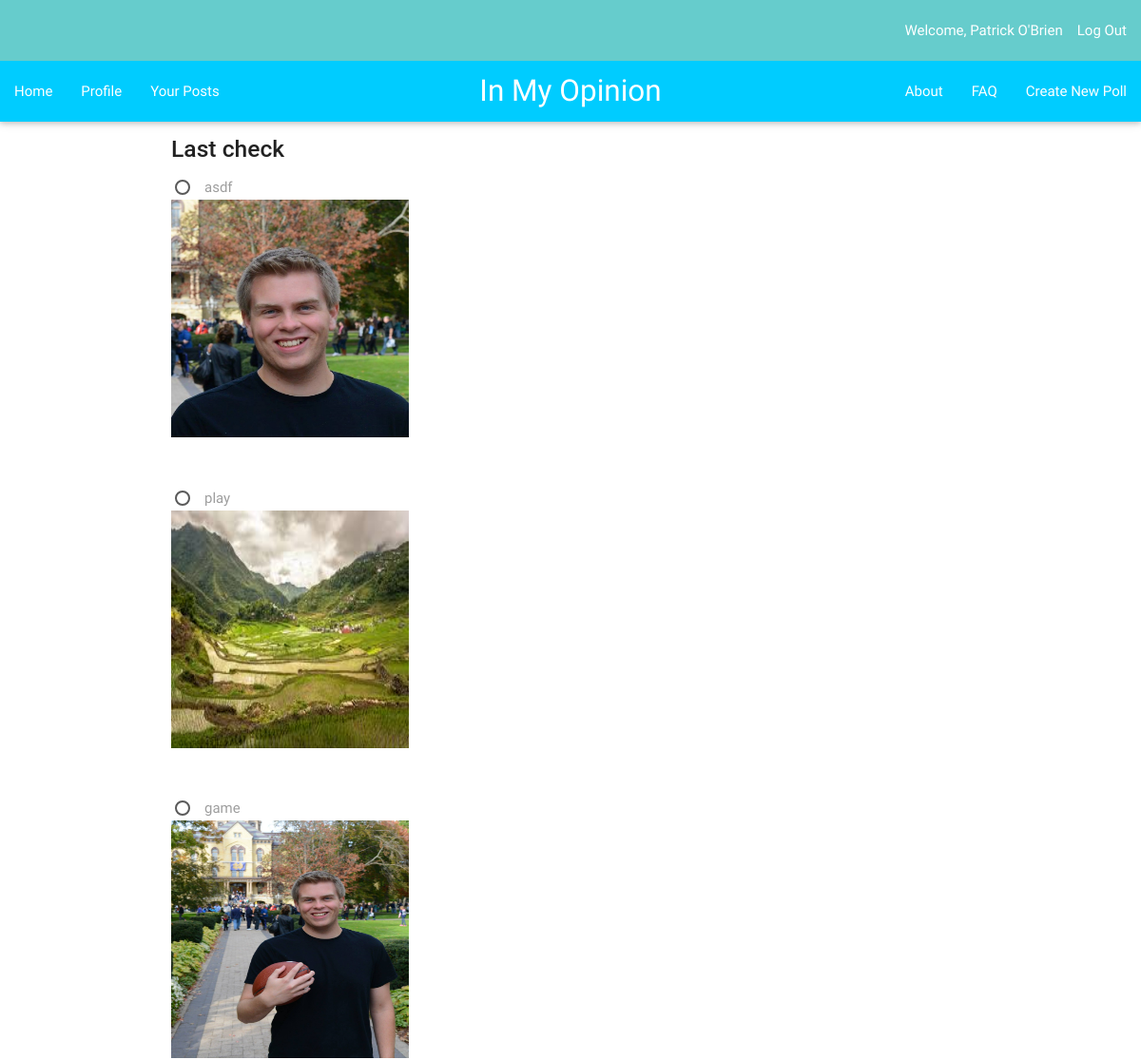
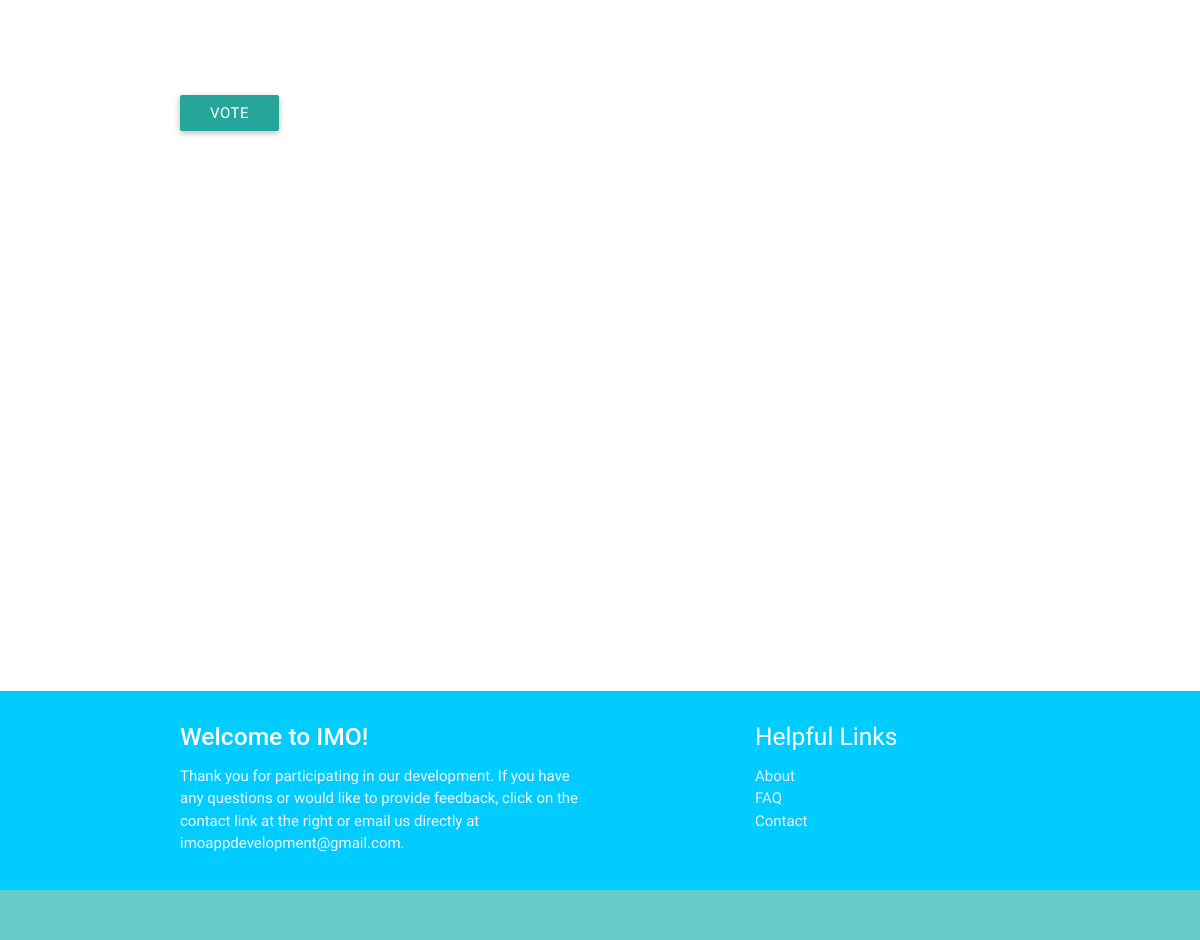
The page /imo_app/132/ (signed in) on the database its author committed (2 pictures, top to bottom).
### imo_app/models.py (models this page shows, shortened)
class Question(models.Model):
    author = models.ForeignKey(UserProfile, on_delete=models.CASCADE)
    question_text = models.CharField(max_length=200)
    description = models.TextField(default = '')
    pub_date = models.DateTimeField('date published')
    choice1 = models.CharField(null=True, blank=True, default = '', max_length = 200)
    image1 = models.ImageField(null=True, blank=True)
    choice2 = models.CharField(null=True, blank=True, default = '', max_length = 200)
    image2 = models.ImageField(null=True, blank=True)
    choice3 = models.CharField(null=True, blank=True, default = '', max_length = 200)
    image3 = models.ImageField(null=True, blank=True)
    total_votes = models.IntegerField(default = 1)
    class Meta:
        ordering = ['-pub_date']

class Choice(models.Model):
    question = models.ForeignKey(Question, on_delete=models.CASCADE)
    image = models.ImageField(null=True, blank=True)
    choice_text = models.CharField(max_length=200)
    votes = models.IntegerField(default=0)
    percentage = models.FloatField(default=0)

### imo_app/views.py (the view)
# urls.py: url(r'^(?P<question_id>[0-9]+)/$', views.detail, name = 'detail'),
@login_required
def detail(request, question_id):
    current_user = request.user
    u = UserProfile.objects.get(user=current_user)
    q = Question.objects.get(id = question_id)
    c = Comment.objects.filter(question=q)
    v = Voted.objects.filter(voter=u, question = q)
    author = q.author.user.username
    print ('------')
    print (v)
    print ('------')
    if v:
        return HttpResponseRedirect(reverse('imo_app:results', args=[q.id]))
    else:
        return render(request, 'imo_app/detail.html', {'question':q, 'comments':c})

### imo_app/templates/imo_app/detail.html (shortened to what this page needs)
{% extends "imo_app/base.html" %}
{% block content %}
  <p><h5><strong>{{question.question_text}}</h5></strong></p>
  <form action="{% url 'imo_app:submit_vote' question.id %}" method="post">
    {% for choice in question.choice_set.all %}
        <label for="choice{{ forloop.counter }}">{{ choice.choice_text }}</label><br />
        {% if choice.image != '' %}
        <img src='{{ choice.image.url }}' class='img-responsive' width="250px" height="250px" /> <br />
        {% endif %}
        <br></br>
    {% endfor %}
    <br></br>
  <input class='btn' type="submit" value="Vote" />
  </form>
  <br></br>
  <br></br>
  <br></br>
  <br></br>
  <br></br>
  <br></br>
  <br></br>
  <br></br>
  <br></br>
{% endblock content %}

### imo_app/templates/imo_app/base.html (shortened to what this page needs)
<!DOCTYPE html>
{% load staticfiles %}
<html>
  <head>
    <link rel="stylesheet" type="text/css" href="{% static 'imo_app/css/imo.css' %}" />
    <link rel="stylesheet" type="text/css" href="{% static 'materialize/css/materialize.min.css' %}" />
  </head>
  <body>
    <nav>
      <div class="nav-wrapper" style="background-color: #66CCCC">
      <ul class="right hide-on-med-and-down">
        {% if user.is_authenticated %}
          <li>Welcome, {{ user.first_name }} {{user.last_name}}</li>
          <li><a href = "{% url 'imo_app:user_logout' %}">Log Out</a></li>
        {% else %}
            <li><a href = "{% url 'imo_app:view_registration' %}" style='width:100px'>Register</a></li>
            <li><a href = "{% url 'imo_app:view_login' %}" style='width:100px'>Login</a></li>
          </ul>
        {% endif %}
      </div>
    </nav>
    <nav>
        <div class="nav-wrapper" style="background-color: #00CCFF">
          <ul id="nav-mobile" class="left hide-on-med-and-down" size="250%">
            <li><a href="{% url 'imo_app:index' %}">Home</a></li>
            <li><a href="{% url 'imo_app:profile' %}">Profile</a></li>
            <li><a href="{% url 'imo_app:your_posts' %}">Your Posts</a></li>
          </ul>
          <a class="brand-logo center">In My Opinion</a>
          <ul id="nav-mobile" class="right hide-on-med-and-down">
            <li><a href="{% url 'imo_app:about' %}">About</a></li>
            <li><a href="{% url 'imo_app:faq' %}">FAQ</a></li>
            <li><a href="{% url 'imo_app:view_newentry' %}">Create New Poll</a></li>
          </ul>
        </div>
      </nav>
    <div class="container">
      {% block content %}
      {% endblock %}
      <br></br>
      <br></br>
      <br></br>
    </div>
    <footer class="page-footer" style="background-color: #00CCFF">
      <div class="container" >
        <div class="row">
          <div class="col l6 s12">
            <h5 class="white-text"><strong>Welcome to IMO!</strong></h5>
            <p class="grey-text text-lighten-4">Thank you for participating in our development.
            If you have any questions or would like to provide feedback,
            click on the contact link at the right or email us directly at imoappdevelopment@gmail.com.</p>
          </div>
          <div class="col l4 offset-l2 s12">
            <h5 class="white-text">Helpful Links</h5>
            <ul>
              <li><a class="grey-text text-lighten-3" href="{% url 'imo_app:about' %}">About</a></li>
              <li><a class="grey-text text-lighten-3" href="{% url 'imo_app:faq' %}">FAQ</a></li>
              <li><a class="grey-text text-lighten-3" href="mailto:imoappdevelopment@gmail.com">Contact</a></li>
            </ul>
          </div>
        </div>
      </div>
      <div class="footer-copyright" style="background-color: #66CCCC">
      </div>
    </footer>
  </body>
</html>

### rows shown on the page
Question: question_text "Last check"
Choice: choice_text "asdf", image (picture)
Choice: choice_text "play", image (picture)
Choice: choice_text "game", image (picture)

### other values the page prints
{{ user.first_name }} "Patrick"
{{ user.last_name }} "O'Brien"
